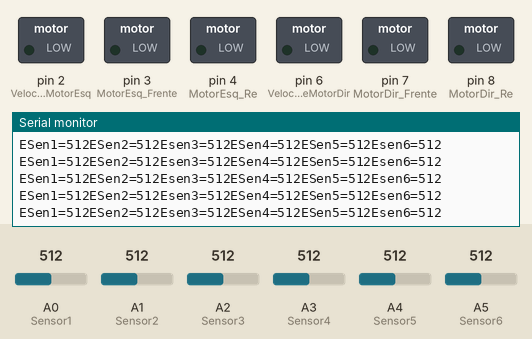
The sketch below on a simulated Arduino Uno, built with avr-gcc and run on an emulated ATmega328P. Parts: switched loads named in the sketch (green lamp = pin HIGH), the last lines printed to the serial monitor. The inputs (shaded band) are chosen by the test bench; at power-on: A0 (Sensor1) = 512, A1 (Sensor2) = 512, A2 (Sensor3) = 512, A3 (Sensor4) = 512, A4 (Sensor5) = 512, A5 (Sensor6) = 512.

Above: at 1.2 s.
1.3 s: A0 (Sensor1) set to 109
At 1.41 s:
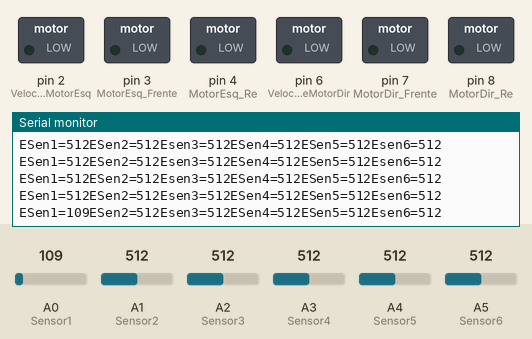
4.3 s: A0 (Sensor1) set to 92
At 4.32 s:
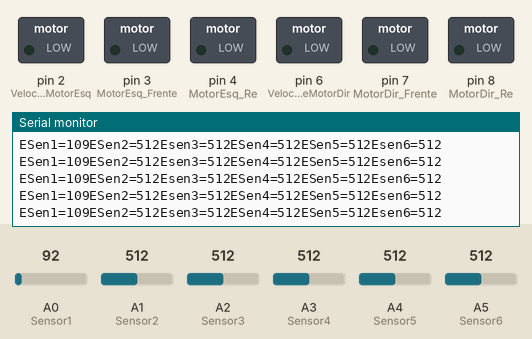
7.3 s: A1 (Sensor2) set to 111
At 7.35 s:
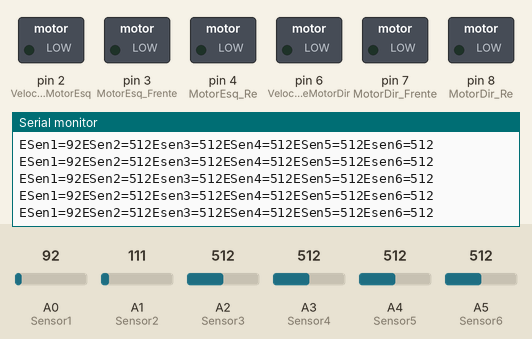
10.3 s: A1 (Sensor2) set to 94
At 10.33 s:
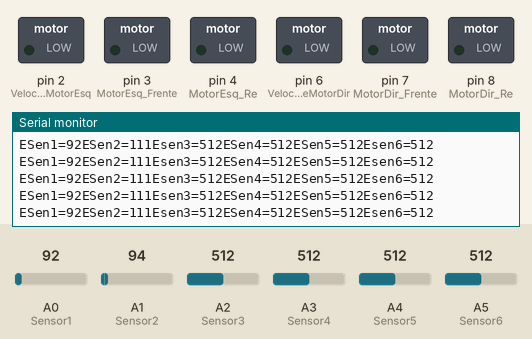
13.3 s: A2 (Sensor3) set to 107
At 13.3 s:
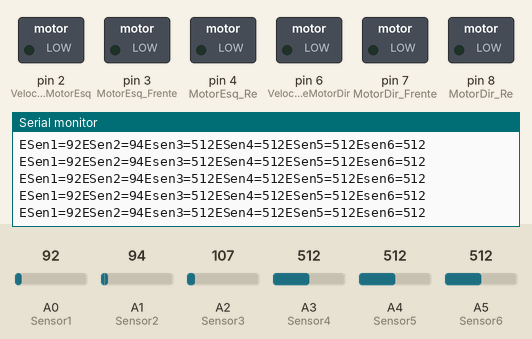
16.3 s: A2 (Sensor3) set to 92
At 18.76 s:
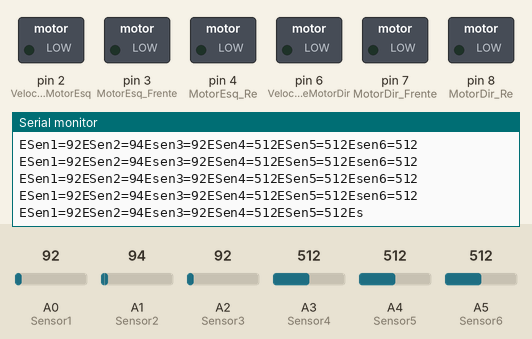
Timing chart, 0 to 18.8 s (numbered marks = the images above; inputs shaded):
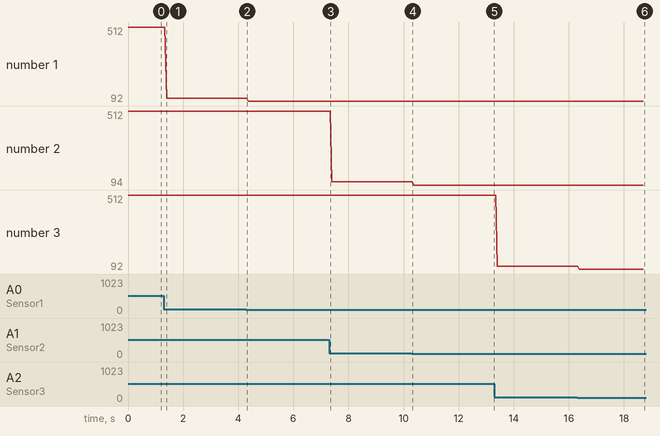

The sketch:

testeOBR.ino
```cpp
//**********************************************************Progamação OBR 2020***************************************************************************//

   #define VelocidadeMotorEsq 2   //Controla a velocidade do motor esquerdo 0 a 255
   #define MotorEsq_Frente    3   //Movimenta o motor esquerdo para frente    Motor: fios Brancos e Vermelhos
   #define MotorEsq_Re        4   //Movimenta o motor esquerdo para trás
   #define VelocidadeMotorDir 6   //Controla a velocidade do motor direito 0 a 255
   #define MotorDir_Frente    7   //Movimenta o motor direito para frente
   #define MotorDir_Re        8   //Movimenta o motor direito para trás

   #define Sensor1           A0   //Sensor de linha lado esquerdo
   #define Sensor2           A1   //Sensor de linha lado esquerdo
   #define Sensor3           A2   //Sensor de linha lado direito
   #define Sensor4           A3   //Sensor de linha lado direito
   #define Sensor5           A4   //Sensor de linha lado esquerdo
   #define Sensor6           A5   //Sensor de linha lado direito

  //******************************************************************Variáveis****************************************************************************//
   int mSen = 250;                 //Valor médio dos sensores de linha
   int mSenV = 85;                 //Valor médio dos sensores verdes
   int forcaMotorEsq = 150;        //Potência do motor esquerdo 0 a 255
   int forcaMotorDir = 150;        //Potência do motor direito 0 a 255

   //*************************************************************Funções**********************************************************************************//

  //***********************************************************Virar para a Esquerda***********************************************************************//
    void VirarEsquerda() {
    analogWrite  (VelocidadeMotorEsq, forcaMotorEsq);
    digitalWrite (MotorEsq_Frente, LOW);
    digitalWrite (MotorEsq_Re, HIGH);
    analogWrite  (VelocidadeMotorDir, forcaMotorDir);
    digitalWrite (MotorDir_Frente, HIGH);
    digitalWrite (MotorDir_Re, LOW);
  }

  //************************************************************Virar para a Direita***********************************************************************//
    void VirarDireita() {
    analogWrite  (VelocidadeMotorEsq, forcaMotorEsq);
    digitalWrite (MotorEsq_Frente, HIGH);
    digitalWrite (MotorEsq_Re, LOW);
    analogWrite  (VelocidadeMotorDir, forcaMotorDir);
    digitalWrite (MotorDir_Frente, LOW);
    digitalWrite (MotorDir_Re, HIGH);

}
  //************************************************************Movimentar para Frente*********************************************************************//
    void Frente () {
    analogWrite  (VelocidadeMotorEsq, forcaMotorEsq);
    digitalWrite (MotorEsq_Frente, HIGH);
    digitalWrite (MotorEsq_Re, LOW);
    analogWrite  (VelocidadeMotorDir, forcaMotorDir);
    digitalWrite (MotorDir_Frente, HIGH);
    digitalWrite (MotorDir_Re, LOW);
    }
  //************************************************************Movimentar para Trás***********************************************************************//
   void re() {
   analogWrite  (VelocidadeMotorEsq, forcaMotorEsq);
   digitalWrite (MotorEsq_Frente, LOW);
   digitalWrite (MotorEsq_Re, HIGH);
   analogWrite  (VelocidadeMotorDir, forcaMotorDir);
   digitalWrite (MotorDir_Frente, LOW);
   digitalWrite (MotorDir_Re, HIGH);
   }
  //**********************************************************************Parar****************************************************************************//
    void pare() {
    analogWrite  (VelocidadeMotorEsq, forcaMotorEsq);
    digitalWrite (MotorEsq_Frente, LOW);
    digitalWrite (MotorEsq_Re, LOW);
    analogWrite  (VelocidadeMotorDir, forcaMotorDir);
    digitalWrite (MotorDir_Frente, LOW);
    digitalWrite (MotorDir_Re, LOW);
  }
 //****************************************************************Obstáculo Direita***********************************************************************//
    void ObstaculoDireita() {
    pare();
    delay(250);
    VirarDireita();
    delay (250);
    pare();
    delay(250);
    Frente ();
    delay(250);
    pare();
    delay(250);
    VirarEsquerda();
    delay(250);
    pare();
    delay(250);
    Frente ();
    delay(250);
    pare();
    delay(250);
    VirarEsquerda();
    delay(250);
    pare();
    delay(250);
    Frente();
    delay(250);
    }

 //***********************************************************************Setup****************************************************************************//
  void setup() {
  pinMode (VelocidadeMotorEsq, OUTPUT);
  pinMode (MotorEsq_Frente, OUTPUT);
  pinMode (MotorEsq_Re, OUTPUT);
  pinMode (VelocidadeMotorDir, OUTPUT);
  pinMode (MotorDir_Frente, OUTPUT);
  pinMode (MotorDir_Re, OUTPUT);
  pinMode (Sensor1, INPUT);
  pinMode (Sensor2, INPUT);
  pinMode (Sensor3, INPUT);
  pinMode (Sensor4, INPUT);
  pinMode (Sensor5, INPUT);
  pinMode (Sensor6, INPUT);
  Serial.begin (9600);//Velocidade de leitura do Monitor serial 9600 bits por segundo//
}
 //********************************************************************Loop********************************************************************************//
  void loop() {
  int ESen1 = analogRead (Sensor1); //Variável que guarda a leitura do sensor 1.
  int ESen2 = analogRead (Sensor2); //Variável que guarda a leitura do sensor 2.
  int ESen3 = analogRead (Sensor3); //Variável que guarda a leitura do sensor 3.
  int ESen4 = analogRead (Sensor4); //Variável que guarda a leitura do sensor 4.
  int ESen5 = analogRead (Sensor5); //Variável que guarda a leitura do sensor 5.
  int ESen6 = analogRead (Sensor6); //Variável que guarda a leitura do sensor 6.
  Serial.print   ("ESen1=");
  Serial.print   (ESen1);
  Serial.print   ("ESen2=");
  Serial.print   (ESen2);
  Serial.print   ("Esen3=");
  Serial.print   (ESen3);
  Serial.print   ("ESen4=");
  Serial.print   (ESen4);
  Serial.print   ("ESen5=");
  Serial.print   (ESen5);
  Serial.print   ("Esen6=");
  Serial.println (ESen6);

  if((ESen1 < mSen) && (ESen2 > mSen) && (ESen3 < mSen) && (ESen4 < mSen) && (ESen5 < mSenV) && (ESen6 < mSenV)){
    VirarEsquerda();
  }

  if((ESen1 < mSen) && (ESen2 < mSen) && (ESen3 > mSen) && (ESen4 < mSen) && (ESen5 < mSenV) && (ESen6 < mSenV)){
    VirarDireita();
  }

  if((ESen1 < mSen) && (ESen2 > mSen) && (ESen3 > mSen) && (ESen4 < mSen) && (ESen5 < mSenV) && (ESen6 < mSenV)){
    Frente();
  }

  }
```

Measured:
- the behaviour switches between 100 and 99 on A2 (Sensor3) (found by bisection; images 5 and 6)
- after the input at 1.3 s, the serial monitor: prints a new line after 0.10 s (image 1)
- after the input at 16.3 s, the serial monitor: prints a new line after 0.08 s (image 6)
- plotted number 1: 512 → 109 after the input at 1.3 s, 109 → 92 after the input at 4.3 s
- plotted number 2: 512 → 111 after the input at 7.3 s, 111 → 94 after the input at 10.3 s
- plotted number 3: 512 → 107 after the input at 13.3 s
